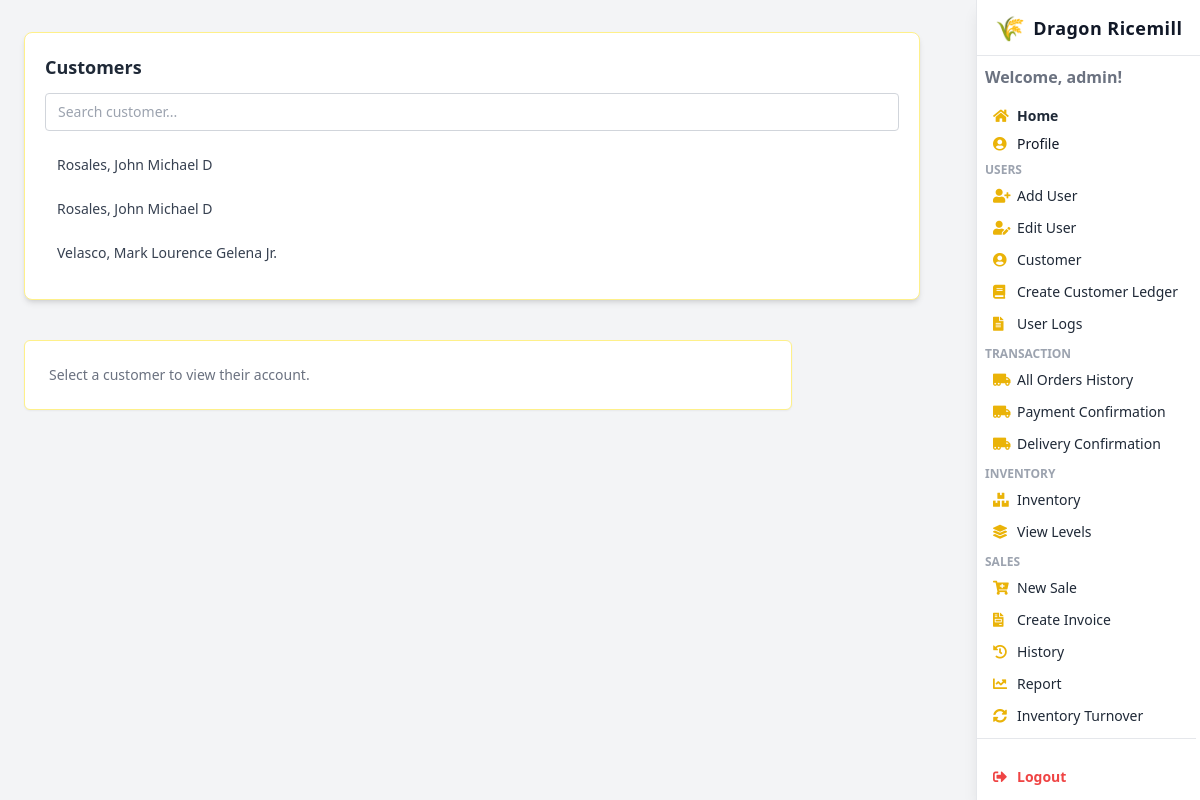
Page /my-account/ (signed in) on the committed database.
### webapp/models.py (models this page shows, shortened)
class Users(models.Model):
    UserID = models.AutoField(primary_key=True)
    name = models.OneToOneField(UserName, on_delete=models.CASCADE, related_name='user', null=True, blank=True)
    address = models.OneToOneField(UserAddress, on_delete=models.CASCADE, related_name='user', null=True, blank=True)
    Customer_Mobile_Number = models.CharField(max_length=20, blank=True, null=True)
    created_at = models.DateTimeField(auto_now_add=True)
    updated_at = models.DateTimeField(auto_now=True)
    class Meta:
        db_table = 'webapp_users'
        managed = True

class UserName(models.Model):
    first_name = models.CharField(max_length=50)
    middle_name = models.CharField(max_length=50, blank=True, null=True)
    suffix = models.CharField(max_length=20, blank=True, null=True)
    last_name = models.CharField(max_length=50)
    class Meta:
        db_table = 'user_name'

### webapp/views.py (the view, shortened to what this page needs)
# urls.py: path('my-account/', views.user_account_view, name='user_account'),
def user_account_view(request):
    user_id = request.session.get('user_id')
    user_role = request.session.get('user_role')
    if not user_id or not user_role:
        return redirect('login')
    if user_role == 'admin':
        customers = Users.objects.all().order_by('name__last_name', 'name__first_name')
        customer_id = request.GET.get('customer_id')
        selected_customer = None
        orders = None
        if customer_id:
            selected_customer = Users.objects.filter(UserID=customer_id).select_related('name', 'address').first()
            orders = CustomerOrder.objects.filter(customer_id=customer_id).order_by('-created_at')
        return render(request, 'user_account.html', {
            'customers': customers,
            'selected_customer': selected_customer,
            'orders': orders,
            'is_admin': True,
        })

### webapp/templates/user_account.html (shortened to what this page needs)
{% load humanize %}
<!DOCTYPE html>
<html lang="en">
<head>
  <script src="https://cdn.tailwindcss.com"></script>
  <link href="https://cdnjs.cloudflare.com/ajax/libs/font-awesome/5.15.3/css/all.min.css" rel="stylesheet" />
</head>
<body class="bg-gray-100 text-gray-800 min-h-screen font-sans leading-relaxed overflow-x-hidden">
<header class="fixed top-0 right-0 h-screen w-56 bg-white shadow-lg flex flex-col z-50 border-l border-gray-200">
  <div class="h-14 flex items-center justify-center border-b border-gray-200">
    <a href="#" class="flex items-center space-x-2 select-none text-gray-900 font-bold text-lg tracking-wide">
      <span class="text-yellow-500 text-2xl">🌾</span>
      <span>Dragon Ricemill</span>
    </a>
  </div>
  <nav class="flex-1 flex flex-col py-1 pr-1 overflow-y-auto scrollbar-hide">
    <div class="px-2 py-1">
      <span class="block text-1 text-gray-500 font-semibold mb-3">Welcome, {{ request.session.user_name }}!</span>
      <a href="{% url 'dashboard' %}" class="flex items-center space-x-2 px-2 py-1 rounded text-sm hover:bg-yellow-50 font-semibold hover:text-yellow-600 transition">
        <i class="fas fa-home w-4 text-yellow-500"></i><span>Home</span>
      </a>
      <a href="{% url 'profile' %}" class="flex items-center space-x-2 px-2 py-1 rounded text-sm hover:bg-yellow-50 hover:text-yellow-600 transition text-gray-900">
        <i class="fas fa-user-circle w-4 text-yellow-500"></i><span>Profile</span>
      </a>
    </div>
    {% if request.session.user_role == 'admin' %}
    <div class="mb-2 px-2">
      <p class="uppercase text-xs font-semibold text-gray-400 mb-1">Users</p>
      <a href="{% url 'add_user' %}" class="flex items-center space-x-2 px-2 py-1 rounded text-sm hover:bg-yellow-50 hover:text-yellow-600 transition">
        <i class="fas fa-user-plus w-4 text-yellow-500"></i><span>Add User</span>
      </a>
      <a href="{% url 'edituser' %}" class="flex items-center space-x-2 px-2 py-1 rounded text-sm hover:bg-yellow-50 hover:text-yellow-600 transition mt-1">
        <i class="fas fa-user-edit w-4 text-yellow-500"></i><span>Edit User</span>
      </a>
      <a href="{% url 'user_account' %}" class="flex items-center space-x-2 px-2 py-1 rounded text-sm hover:bg-yellow-50 hover:text-yellow-600 transition mt-1">
        <i class="fas fa-user-circle w-4 text-yellow-500"></i><span>Customer</span>
      </a>
  <a href="{% url 'customer_ledger_create' %}" class="flex items-center space-x-2 px-2 py-1 rounded text-sm hover:bg-yellow-50 hover:text-yellow-600 transition mt-1">
    <i class="fas fa-book w-4 text-yellow-500"></i><span>Create Customer Ledger</span>
  </a>
      <a href="{% url 'logs' %}" class="flex items-center space-x-2 px-2 py-1 rounded text-sm hover:bg-yellow-50 hover:text-yellow-600 transition mt-1">
        <i class="fas fa-file-alt w-4 text-yellow-500"></i><span>User Logs</span>
      </a>
    </div>
{% endif %}
    <div class="mb-2 px-2">
      <p class="uppercase text-xs font-semibold text-gray-400 mb-1">Transaction</p>
      <a href="{% url 'allorder_history' %}" class="flex items-center space-x-2 px-2 py-1 rounded text-sm hover:bg-yellow-50 hover:text-yellow-600 transition mt-1">
        <i class="fas fa-truck-moving w-4 text-yellow-500"></i><span>All Orders History</span>
      </a>
      <a href="{% url 'payment_confirmation' 0 %}" class="flex items-center space-x-2 px-2 py-1 rounded text-sm hover:bg-yellow-50 hover:text-yellow-600 transition mt-1">
        <i class="fas fa-truck-moving w-4 text-yellow-500"></i><span>Payment Confirmation</span>
      </a>
      <a href="{% url 'delivery_confirmation' 0 %}" class="flex items-center space-x-2 px-2 py-1 rounded text-sm hover:bg-yellow-50 hover:text-yellow-600 transition mt-1">
        <i class="fas fa-truck-moving w-4 text-yellow-500"></i><span>Delivery Confirmation</span>
      </a>
    </div>
    {% if request.session.user_role == 'admin' or request.session.user_role == 'employee' %}
    <div class="mb-2 px-2">
      <p class="uppercase text-xs font-semibold text-gray-400 mb-1">Inventory</p>
      <a href="{% url 'addstock' %}" class="flex items-center space-x-2 px-2 py-1 rounded text-sm hover:bg-yellow-50 hover:text-yellow-600 transition">
        <i class="fas fa-boxes w-4 text-yellow-500"></i><span>Inventory</span>
      </a>
      <a href="{% url 'viewstocklevel' %}" class="flex items-center space-x-2 px-2 py-1 rounded text-sm hover:bg-yellow-50 hover:text-yellow-600 transition mt-1">
        <i class="fas fa-layer-group w-4 text-yellow-500"></i><span>View Levels</span>
      </a>
    </div>
    {% endif %}
    {% if request.session.user_role == 'admin' or request.session.user_role == 'cashier' %}
<div class="mb-2 px-2">
  <p class="uppercase text-xs font-semibold text-gray-400 mb-1">Sales</p>
  <a href="{% url 'new_sale' %}" class="flex items-center space-x-2 px-2 py-1 rounded text-sm hover:bg-yellow-50 hover:text-yellow-600 transition">
    <i class="fas fa-cart-plus w-4 text-yellow-500"></i><span>New Sale</span>
  </a>
  <a href="{% url 'invoice' %}" class="flex items-center space-x-2 px-2 py-1 rounded text-sm hover:bg-yellow-50 hover:text-yellow-600 transition mt-1">
    <i class="fas fa-file-invoice w-4 text-yellow-500"></i><span>Create Invoice</span>
  </a>
  <a href="{% url 'view_sales_history' %}" class="flex items-center space-x-2 px-2 py-1 rounded text-sm hover:bg-yellow-50 hover:text-yellow-600 transition mt-1">
    <i class="fas fa-history w-4 text-yellow-500"></i><span>History</span>
  </a>
  <a href="{% url 'view_sales_report' %}" class="flex items-center space-x-2 px-2 py-1 rounded text-sm hover:bg-yellow-50 hover:text-yellow-600 transition mt-1">
    <i class="fas fa-chart-line w-4 text-yellow-500"></i><span>Report</span>
  </a>
  <a href="{% url 'inventory_turnover' %}" class="flex items-center space-x-2 px-2 py-1 rounded text-sm hover:bg-yellow-50 hover:text-yellow-600 transition mt-1">
    <i class="fas fa-sync-alt w-4 text-yellow-500"></i><span>Inventory Turnover</span>
  </a>
</div>
  {% endif %}
    <div class="border-t border-gray-200 mt-auto px-2 py-4">
      <a href="{% url 'logout' %}" onclick="return confirm('Logout?');" class="flex items-center space-x-2 px-2 py-1 rounded text-sm hover:bg-red-100 hover:text-red-600 transition font-semibold text-red-500 mt-2">
        <i class="fas fa-sign-out-alt w-4"></i><span>Logout</span>
      </a>
    </div>
  </nav>
</header>
<body class="bg-gray-100 text-gray-700 min-h-screen font-sans">
  <div class="max-w-4xl w-full mx-auto py-8 min-h-[75vh] px-4 md:px-0" style="margin-right: 280px;">
    {% if is_admin %}
    <div class="flex flex-col gap-4">
      <section class="bg-white rounded-lg shadow-md p-5 border border-yellow-200 mb-6">
        <h2 class="text-lg font-semibold mb-3 text-gray-800">Customers</h2>
        <input type="text" id="customerSearch" placeholder="Search customer..."
               class="mb-4 px-3 py-2 border border-gray-300 rounded w-full text-sm focus:outline-none focus:ring-2 focus:ring-yellow-400 transition" />
        <ul id="customerList" class="max-h-60 overflow-auto">
          {% for customer in customers %}
            <li class="mb-2">
              <a href="?customer_id={{ customer.UserID }}"
                 class="block px-3 py-2 rounded-md transition font-medium {% if selected_customer and customer.UserID == selected_customer.UserID %}bg-yellow-100 text-yellow-800 font-semibold{% else %}text-gray-700{% endif %} hover:bg-yellow-50 customer-item text-sm">
                {{ customer.name.last_name }}, {{ customer.name.first_name }}{% if customer.name.middle_name %} {{ customer.name.middle_name }}{% endif %}{% if customer.name.suffix %} {{ customer.name.suffix }}{% endif %}
              </a>
            </li>
          {% empty %}
            <li class="text-gray-500 text-sm">No customers found.</li>
          {% endfor %}
        </ul>
      </section>
      <div class="flex flex-col w-full">
        {% if selected_customer %}
          <section class="bg-white rounded-lg shadow-md p-5 mb-6 border border-yellow-200 hover:shadow-lg transition w-full">
            <div class="flex items-center justify-between mb-4">
              <h2 class="text-xl font-semibold text-gray-800">Customer Profile</h2>
            </div>
            <div class="grid grid-cols-1 sm:grid-cols-2 gap-5 mb-4 text-sm">
              <div>
                <span class="block text-gray-500 uppercase tracking-wide">Name</span>
                <span class="font-semibold text-gray-800">
                  {{ selected_customer.name.last_name }}, {{ selected_customer.name.first_name }}{% if selected_customer.name.middle_name %} {{ selected_customer.name.middle_name }}{% endif %}{% if selected_customer.name.suffix %} {{ selected_customer.name.suffix }}{% endif %}
                </span>
              </div>
              <div>
                <span class="block text-gray-500 uppercase tracking-wide">Mobile Number</span>
                <span class="text-gray-800">{{ selected_customer.Customer_Mobile_Number|default:'N/A' }}</span>
              </div>
              <div class="sm:col-span-2">
                <span class="block text-gray-500 uppercase tracking-wide">Address</span>
                <span class="text-gray-800 block">
                  {% if selected_customer.address %}
                    {{ selected_customer.address.house_unit_number }}{% if selected_customer.address.building_name %} {{ selected_customer.address.building_name }},{% endif %} {{ selected_customer.address.street_name }}, {{ selected_customer.address.barangay }}, {{ selected_customer.address.city_municipality }}, {{ selected_customer.address.province }} {{ selected_customer.address.zip_code }}
                  {% else %}
                    <em>No address on file</em>
                  {% endif %}
                </span>
              </div>
            </div>
          </section>
          <section class="bg-white rounded-lg shadow-md p-5 border border-yellow-200 hover:shadow-lg transition w-full">
            <div class="flex items-center justify-between mb-4">
              <h2 class="text-xl font-semibold text-gray-800">Order History</h2>
            </div>
            {% if orders %}
              <div class="overflow-x-auto rounded-md border border-gray-200">
                <table class="min-w-full table-auto border-collapse mb-4 text-sm">
                  <thead>
                    <tr class="bg-yellow-50 text-gray-700">
                      <th class="px-3 py-2 font-semibold">Order ID</th>
                      <th class="px-3 py-2 font-semibold">Rice Type</th>
                      <th class="px-3 py-2 font-semibold">Quantity</th>
                      <th class="px-3 py-2 font-semibold">Total</th>
                      <th class="px-3 py-2 font-semibold">Status</th>
                      <th class="px-3 py-2 font-semibold">Date</th>
                    </tr>
                  </thead>
                  <tbody>
                    {% for order in orders %}
                      <tr class="border-b hover:bg-yellow-50 transition cursor-pointer group" tabindex="0">
                        <td class="px-3 py-2 group-hover:text-yellow-600">{{ order.id }}</td>
                        <td class="px-3 py-2">{{ order.rice_type.rice_type }}</td>
                        <td class="px-3 py-2">{{ order.quantity }}</td>
                        <td class="px-3 py-2">₱{{ order.total_cost|floatformat:2|intcomma }}</td>
                        <td class="px-3 py-2">
                          <span class="inline-block px-2 py-1 rounded text-xs font-semibold {% if order.approval_status == 'approved' %}bg-green-100 text-green-700{% elif order.approval_status == 'pending' %}bg-yellow-100 text-yellow-700 animate-pulse{% else %}bg-red-100 text-red-700{% endif %}">{{ order.approval_status|capfirst }}</span>
                        </td>
                        <td class="px-3 py-2">{{ order.created_at|date:"Y-m-d H:i" }}</td>
                      </tr>
                    {% endfor %}
                  </tbody>
                </table>
              </div>
            {% else %}
              <p class="text-gray-500 text-sm">No orders found for this customer.</p>
            {% endif %}
          </section>
        {% else %}
          <div class="bg-white rounded-md shadow-sm p-6 text-gray-500 w-full max-w-3xl flex items-center justify-start border border-yellow-200 ml-0 mr-auto text-sm">
            Select a customer to view their account.
          </div>
        {% endif %}
      </div>
    </div>
    {% endif %}
  </div>
</body>

### webapp/templates/user_account.html (style rules this page uses)
html { scroll-behavior: smooth; }
.scrollbar-hide { -ms-overflow-style: none; scrollbar-width: none; }

### rows in the picture
Users: name.last_name "Rosales", name.first_name "John", name.middle_name "Michael D"
Users: name.last_name "Rosales", name.first_name "John", name.middle_name "Michael D"
Users: name.last_name "Velasco", name.first_name "Mark Lourence", name.middle_name "Gelena", name.suffix "Jr."

### other values in the picture
{{ request.session.user_name }} "admin"
